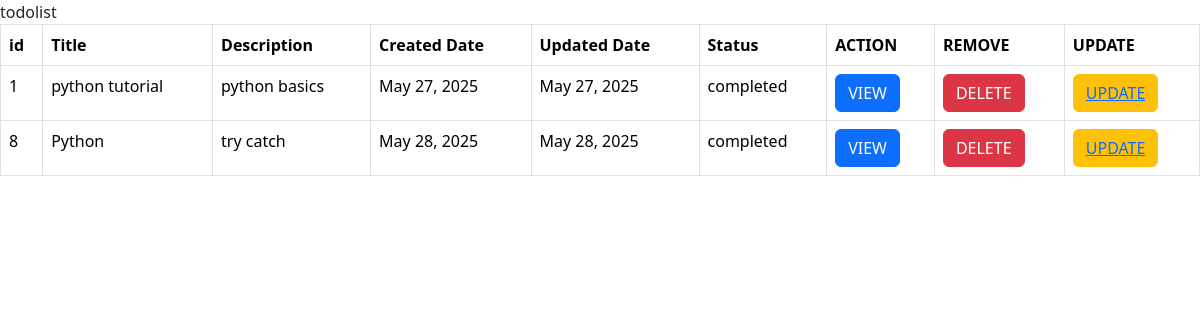
The page /todolist/ (signed in) on the database its author committed.
### todoapp/models.py (models this page shows, shortened)
class Todo(models.Model):
    title = models.CharField(max_length=60)
    description = models.CharField(max_length=200)
    options  = {
    'pending' : 'pending',
    'completed' : 'completed',
    'ongoing' : 'ongoing'
}
    status = models.CharField(max_length=50,choices=options)
    created_date = models.DateField(auto_now_add=True)
    update_date=models.DateField(auto_now=True)
    user = models.ForeignKey(User,on_delete=models.CASCADE)

### todoapp/views.py (the view)
# urls.py: path('todolist/',views.TodolistView.as_view(),name="todolist"),
class TodolistView(View):
    def get(self,request,*args,**kwargs):
        qs=Todo.objects.filter(user=request.user)#only users list can view
        return render(request,'todolist.html',{"data":qs})

### todoapp/templates/todolist.html (shortened to what this page needs)
<!DOCTYPE html>
<html lang="en">
<head>
    <link href="https://cdn.jsdelivr.net/npm/bootstrap@5.3.6/dist/css/bootstrap.min.css" rel="stylesheet">
</head>
<body>
    todolist
    <table class="table table-bordered">
        <tr>
            <th>id</th>
            <th>Title</th>
            <th>Description</th>
            <th>Created Date</th>
            <th>Updated Date</th>
            <th>Status</th>
            <th>ACTION</th>
            <th>REMOVE</th>
            <th>UPDATE</th>
        </tr>
        <tr>
        {%for i in data%}
            <td>{{i.id}}</td>
            <td>{{i.title}}</td>
            <td>{{i.description}}</td>
            <td>{{i.created_date}}</td>
            <td>{{i.update_date}}</td>
            <td>{{i.status}}</td>
            <td><button class="btn btn-primary" style="color: white;">
                <a style="color: white; text-decoration: none;" href="{%url 'tododet' i.id %}">VIEW</a></button></td>
            <td>
                <button class="btn btn-danger">
                    <a style="color: white; text-decoration: none;" href="{%url 'tododel' i.id%}">DELETE</a>
                </button>
            </td>
            <td>
                <button class="btn btn-warning">
                    <a href="{%url 'todoedit' i.id%}">UPDATE</a>
                </button>
            </td>
        </tr>
        {%endfor%}
    </table>
</body>
</html>

### rows shown on the page
Todo: id "1", title "python tutorial", description "python basics", created_date "May 27, 2025", update_date "May 27, 2025", status "completed"
Todo: id "8", title "Python", description "try catch", created_date "May 28, 2025", update_date "May 28, 2025", status "completed"
